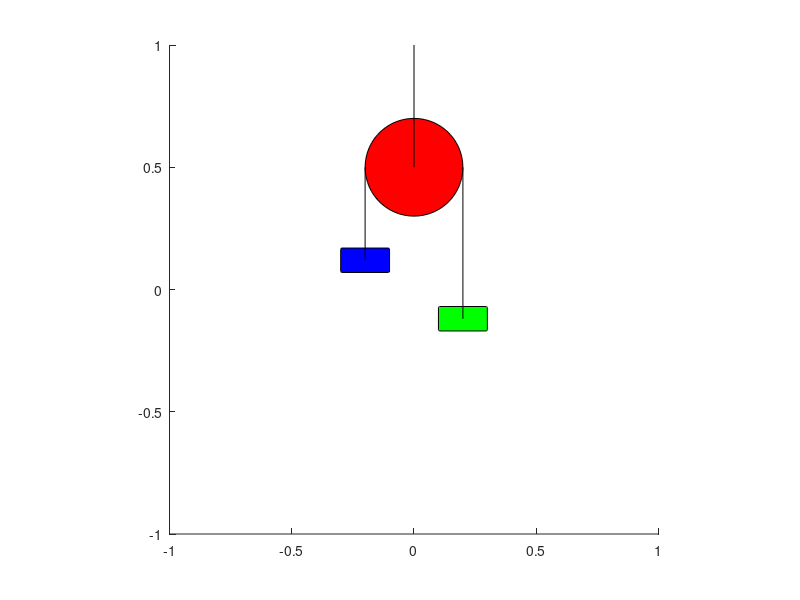

MATLAB code to generate this figure:
1;
pkg load control;


##**************************************************************************
##*                OCTAVE PROGRAMMING (e-Yantra)
##*                ====================================
##*  This software is intended to teach Octave Programming and Mathematical
##*  Modeling concepts
##*  Theme: Dairy Bike
##*  Filename: Simple_Pulley.m
##*  Version: 2.0.0  
##*  Date: October 13, 2021
##*
##*  Team ID :
##*  Team Leader Name:
##*  Team Member Name
##*
##*  
##*  Author: e-Yantra Project, Department of Computer Science
##*  and Engineering, Indian Institute of Technology Bombay.
##*  
##*  Software released under Creative Commons CC BY-NC-SA
##*
##*  For legal information refer to:
##*        http://creativecommons.org/licenses/by-nc-sa/4.0/legalcode 
##*     
##*
##*  This software is made available on an �AS IS WHERE IS BASIS�. 
##*  Licensee/end user indemnifies and will keep e-Yantra indemnified from
##*  any and all claim(s) that emanate from the use of the Software or 
##*  breach of the terms of this agreement.
##*  
##*  e-Yantra - An MHRD project under National Mission on Education using 
##*  ICT(NMEICT)
##*
##**************************************************************************


## Function : draw_pulley()
## ----------------------------------------------------
## Input:   y - State Vector. In case of simple pulley system, the state variables
##              are position x of mass m1 wrt pulley (along vertical) and the 
##              velocity x_dot of mass m1 wrt pulley (along vertical)
##
## Purpose: Takes the state vector as input. It draws the simple pulley system in 
##          a 2D plot.
function draw_pulley(y)
  
  pd = 0.4;                   ## Pulley Diameter
  p_y = 0.5;                 ## Pulley position wrt y
  L = 1;                      ## Length of string
  ml = 0.2;                  ## Mass Length
  mb = 0.1;                  ## Mass Breadth
  x1 = y(1);
  x2 = L-y(1);
  hold on;
  clf;
  axis equal;
  rectangle('Position',[0-(pd/2),p_y-(pd/2),pd,pd],'Curvature',1,'FaceColor',[1 0 0]);
  rectangle('Position',[-(pd/2)-(ml/2),p_y-x1-(mb/2),ml,mb],'Curvature',0.1,'FaceColor',[0 0 1]);
  rectangle('Position',[(pd/2)-(ml/2),p_y-x2-(mb/2),ml,mb],'Curvature',0.1,'FaceColor',[0 1 0]);
  line ([0-(pd/2) 0-(pd/2)], [p_y p_y-x1], "linestyle", "-", "color", "k");
  line ([(pd/2) (pd/2)], [p_y p_y-x2], "linestyle", "-", "color", "k");
  line ([0 0], [1 p_y], "linestyle", "-", "color", "k");
  xlim([-1 1])
  ylim([-1 1])
  drawnow
  hold off
  
endfunction

## Function : pulley_dynamics()
## ----------------------------------------------------
## Input:   y - State Vector. In case of simple pulley system, the state variables
##              are position x of mass m1 wrt pulley (along vertical) and the 
##              velocity x_dot of mass m1 wrt pulley (along vertical)
##          m1 - Mass of 1st block
##          m2 - Mass of 2nd block
##          g  - Acceleration due to gravity
##          r  - radius of pulley 
##          u - Input to the system
##
## Output:  dy -  Derivative of State Vector. In case of simple pulley system they 
##                will be the velocity x_dot and acceleration x_dot_dot
## Purpose: Calculates the value of the vector dy according to the equations which 
##          govern this system.
function dy = pulley_dynamics(y, m1, m2, g, r, u)
  
  dy(1,1) = y(2);
  dy(2,1) = (u+(m1-m2)*r*g)/((m1+m2)*r);  
endfunction

## Function : sim_pulley()
## ----------------------------------------------------
## Input:   m1 - Mass of 1st block
##          m2 - Mass of 2nd block
##          g  - Acceleration due to gravity
##          r  - radius of pulley
##          y0 - Initial Condition
## Output:  t - Timestep
##          y - Solution array
##          
## Purpose: This function demonstrates the behavior of simple pulley without 
##          any external input (u)
##          This integrates the system of differential equation from t0 = 0 to 
##          tf = 10 with initial condition y0
function [t,y] = sim_pulley(m1, m2, g, r, y0)
  tspan = 0:0.1:10;                  ## Initialise time step           
  u = 0;                             ## No Input
  [t,y] = ode45(@(t,y)pulley_dynamics(y, m1, m2, g, r, u),tspan,y0);  
endfunction

## Function : pulley_AB_matrix()
## ----------------------------------------------------
## Input:   m1 - Mass of 1st block
##          m2 - Mass of 2nd block
##          g  - Acceleration due to gravity
##          r  - radius of pulley
##
## Output:  A - A matrix of system
##          B - B matrix of system
##          
## Purpose: Declare the A and B matrices in this function.
function [A,B] = pulley_AB_matrix(m1, m2, g, r)
  A = [0 1 ; 0 0];
  B = [0 ; 1/((m1+m2)*r)];
endfunction

## Function : pole_place_pulley()
## ----------------------------------------------------
## Input:   m1 - Mass of 1st block
##          m2 - Mass of 2nd block
##          g  - Acceleration due to gravity
##          r  - radius of pulley
##          y_setpoint - Reference Point
##          y0 - Initial Condition
##
## Output:  t - Timestep
##          y - Solution array
##          
## Purpose: This function demonstrates the behavior of simple pulley with 
##          external input using the pole_placement controller
##          This integrates the system of differential equation from t0 = 0 to 
##          tf = 10 with initial condition y0 and input u = -Kx where K is
##          calculated using Pole Placement Technique.
function [t,y] = pole_place_pulley(m1, m2, g, r, y_setpoint, y0)
  
  [A, B] = pulley_AB_matrix(m1, m2, g, r);  
  eigs = [-1 -3];                    
  K = place(A, B, eigs);  
  tspan = 0:0.1:10;                  ## Initialise time step 
  [t,y] = ode45(@(t,y)pulley_dynamics(y, m1, m2, g, r, -K*(y-y_setpoint)),tspan,y0);  
endfunction

## Function : lqr_pulley()
## ----------------------------------------------------
## Input:   m1 - Mass of 1st block
##          m2 - Mass of 2nd block
##          g  - Acceleration due to gravity
##          r  - radius of pulley
##          y_setpoint - Reference Point
##          y0 - Initial Condition
##
## Output:  t - Timestep
##          y - Solution array
##          
## Purpose: This function demonstrates the behavior of simple pulley with 
##          external input using the LQR controller
##          This integrates the system of differential equation from t0 = 0 to 
##          tf = 10 with initial condition y0 and input u = -Kx where K is
##          calculated using LQR
function [t,y] = lqr_pulley(m1, m2, g, r, y_setpoint, y0)
  
  [A, B] = pulley_AB_matrix(m1, m2, g, r);  
  Q = [1 0 ; 0 1];                 
  R = 0.01;               
  K = lqr(A, B, Q, R);
  tspan = 0:0.1:10;                  ## Initialise time step 
  [t,y] = ode45(@(t,y)pulley_dynamics(y, m1, m2, g, r, -K*(y-y_setpoint)),tspan,y0);  
endfunction

## Function : simple_pulley_main()
## ----------------------------------------------------
## Purpose: Used for testing out the various controllers by calling their 
##          respective functions. Constant parameters like masses m1 and m2, 
##          gravity g and radius of pulley are defined here.
function simple_pulley_main()
  m1 = 7.5;
  m2 = 7.6;
  g = 9.8;
  r = 0.2;
  y0 = [0.8 ; 0];                   ## Initial condtion
  y_setpoint = [0.4; 0];              ## Set Point
  
##  [t,y] = sim_pulley(m1, m2, g, r, y0);
##  [t,y] = pole_place_pulley(m1, m2, g, r, y_setpoint, y0);
  [t,y] = lqr_pulley(m1, m2, g, r, y_setpoint, y0);
  
  for k = 1:length(t)
    draw_pulley(y(k, :));  
  endfor
endfunction

simple_pulley_main();
